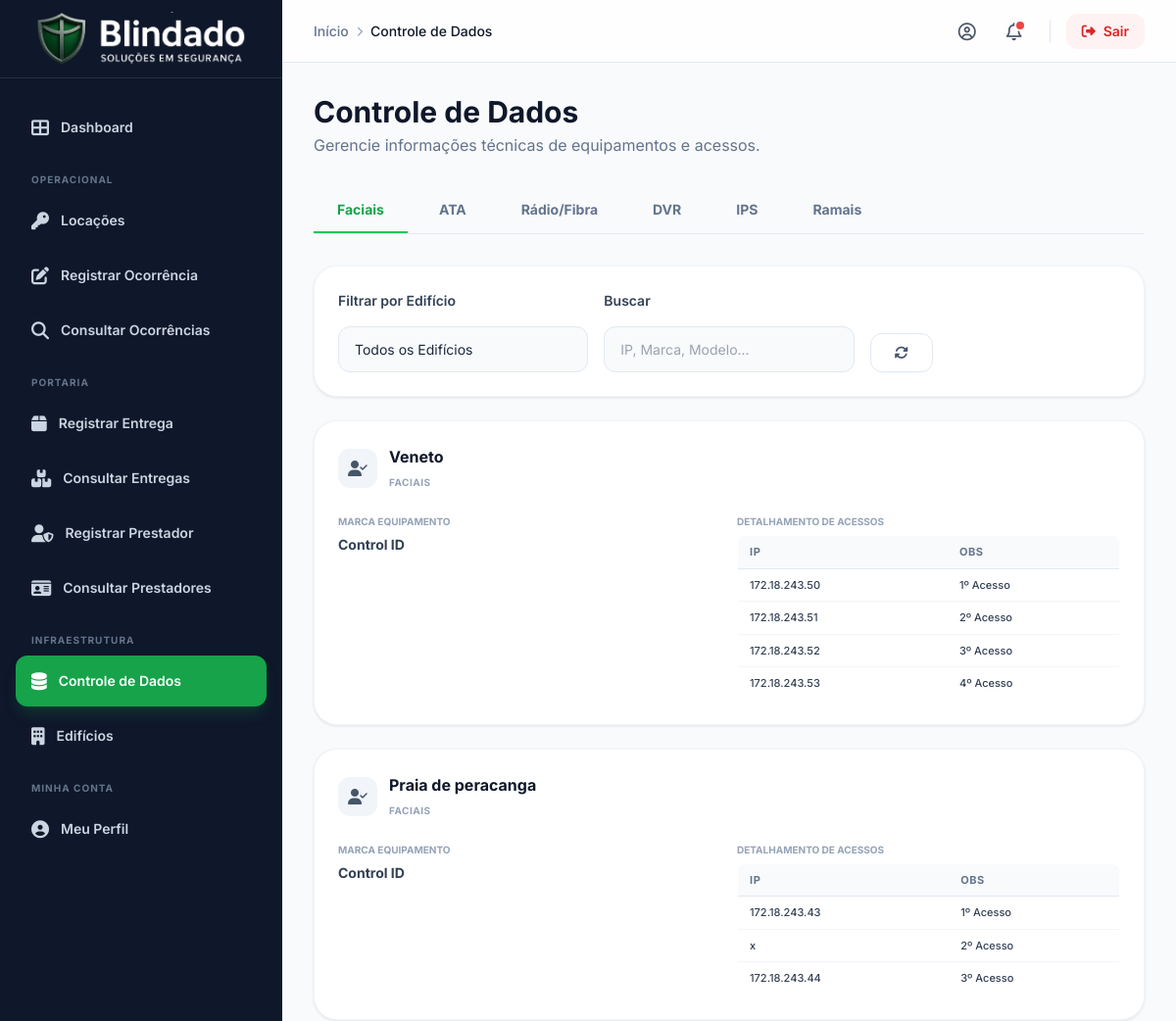
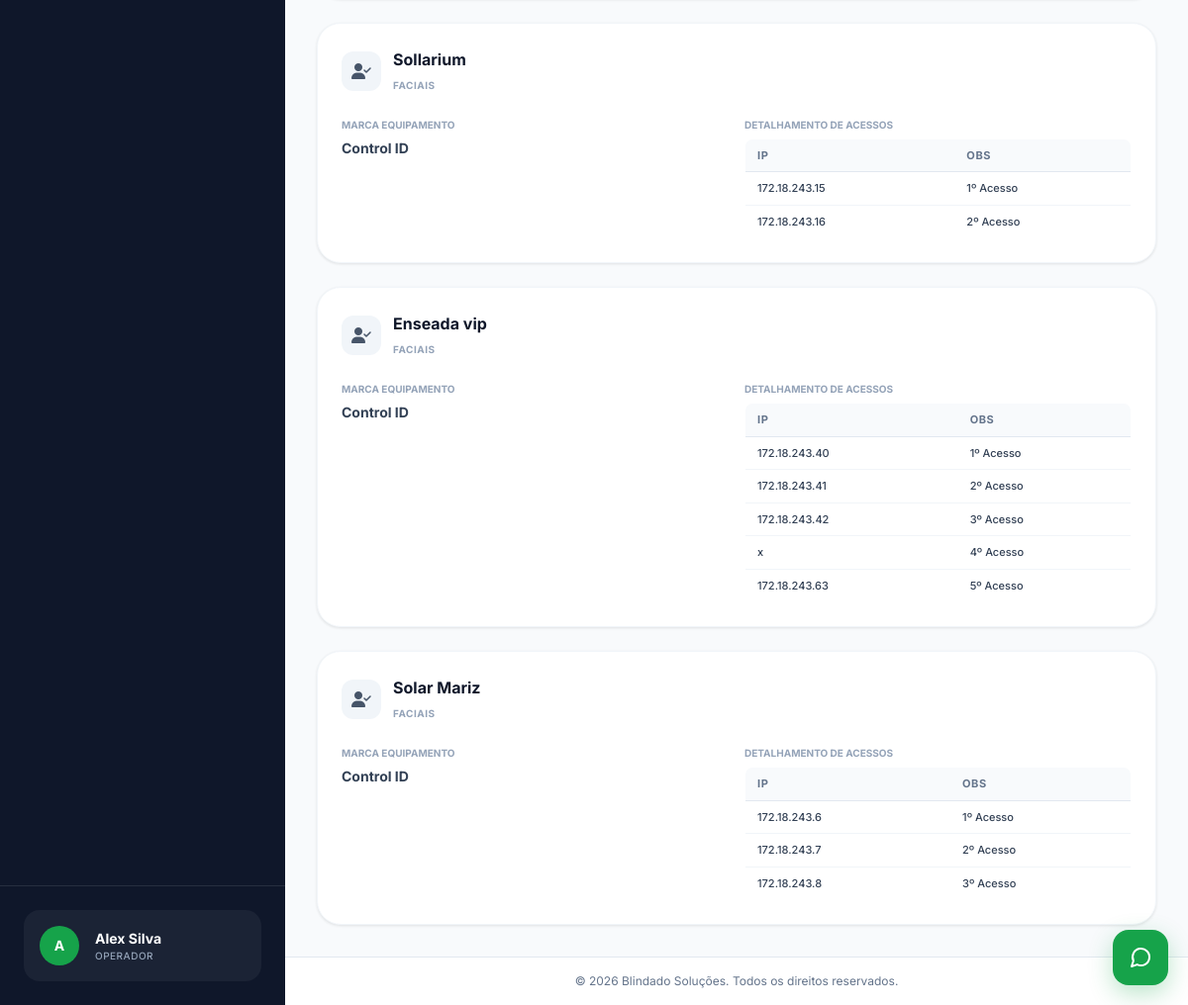
Screenshot of /admin/controle_dados.php (signed in) with the database file from the repository (2 pictures, top to bottom).
### tables this page shows
CREATE TABLE `controle_faciais` (
  `id` int(11) NOT NULL,
  `edificio_id` int(11) NOT NULL,
  `marca_equipamento` varchar(100) DEFAULT NULL,
  `acessos` longtext DEFAULT NULL,
  `data_atualizacao` timestamp NOT NULL DEFAULT current_timestamp() ON UPDATE current_timestamp(),
  `status` enum('ativo','inativo','pendente') DEFAULT 'ativo',
  `observacao` text DEFAULT NULL,
  `usuario_id` int(11) NOT NULL,
  `data_criacao` timestamp NOT NULL DEFAULT current_timestamp()
);

CREATE TABLE `edificios` (
  `id` int(11) NOT NULL,
  `nome` varchar(255) NOT NULL,
  `base_id` int(11) NOT NULL,
  `endereco` varchar(255) DEFAULT NULL,
  `sindico_nome` varchar(255) DEFAULT NULL,
  `sindico_contato` varchar(255) DEFAULT NULL,
  `administradora_id` int(11) DEFAULT NULL,
  `observacao_ficha_locacao` text DEFAULT NULL,
  `sindico_id` int(11) DEFAULT NULL
);

### admin/controle_dados.php (the view, shortened to what this page needs)
<?php
require_once 'conexao.php';
$tipo_dados = $_GET['tipo'] ?? 'faciais';
$query = "";
switch ($tipo_dados) {
    case 'faciais':
        $query = "SELECT cf.*, e.nome as edificio_nome, b.nome as base_nome FROM controle_faciais cf LEFT JOIN edificios e ON cf.edificio_id = e.id LEFT JOIN bases b ON e.base_id = b.id";
        break;
}
$search = $_GET['search'] ?? '';
    if ($tipo_dados === 'ramais') {
        $query .= " ORDER BY edificio_nome, base_nome, cr.numero_ramal";
        $raw_dados = $conn->query($query)->fetch_all(MYSQLI_ASSOC);
        $dados = [];
        foreach ($raw_dados as $row) {
            $key = ($row['edificio_id'] ?? '0') . '_' . ($row['base_id'] ?? '0');
            if (!isset($dados[$key])) {
                $id_link = $row['edificio_id'] ? "e" . $row['edificio_id'] : "b" . $row['base_id'];
                $dados[$key] = [
                    'id' => $id_link,
                    'edificio_id' => $row['edificio_id'],
                    'base_id' => $row['base_id'],
                    'edificio_nome' => $row['edificio_nome'],
                    'base_nome' => $row['base_nome'],
                    'status' => 'ativo',
                    'ramais_grouped' => []
                ];
            }
            $dados[$key]['ramais_grouped'][] = $row;
        }
        $dados = array_values($dados);
    } else {
    $query .= " ORDER BY data_criacao DESC";
    $dados = $conn->query($query)->fetch_all(MYSQLI_ASSOC);
}
function format_legacy_text($text) {
    return $text;
}
function render_data_field($content, $type) {
    $decoded = json_decode($content, true);
    if (json_last_error() === JSON_ERROR_NONE && is_array($decoded)) {
        $html = '<div class="overflow-x-auto mt-2"><table class="min-w-full divide-y divide-slate-200 text-[11px] border border-slate-100 rounded-lg overflow-hidden">';
        if (isset($decoded[0]) && is_array($decoded[0])) {
            $headers = array_keys($decoded[0]);
            $html .= '<thead class="bg-slate-50"><tr>';
            foreach ($headers as $h) { $html .= '<th class="px-3 py-2 text-left font-bold text-slate-500 uppercase tracking-wider">' . htmlspecialchars(ucfirst($h)) . '</th>'; }
            $html .= '</tr></thead><tbody class="bg-white divide-y divide-slate-100">';
            foreach ($decoded as $item) {
                $html .= '<tr>';
                foreach ($headers as $h) {
                    $val = $item[$h] ?? '';
                    $html .= '<td class="px-3 py-2 whitespace-nowrap text-slate-700 font-medium">' . htmlspecialchars(format_legacy_text($val)) . '</td>';
                }
                $html .= '</tr>';
            }
        }
        $html .= '</tbody></table></div>';
        return $html;
    }
    return '<p class="text-sm font-bold text-slate-700">' . htmlspecialchars(format_legacy_text($content)) . '</p>';
}
?>
<!DOCTYPE html>
<html lang="pt-br" class="h-full bg-slate-50">
<head>
    <script src="https://cdn.tailwindcss.com"></script>
    <link rel="stylesheet" href="https://cdnjs.cloudflare.com/ajax/libs/font-awesome/6.4.0/css/all.min.css">
    <link rel="stylesheet" href="style_modern.css">
</head>
<body class="h-full text-slate-800 antialiased">
    <div class="flex min-h-screen">
        <?php include 'components/sidebar.php'; ?>
        <div class="flex flex-1 flex-col overflow-hidden">
            <?php include 'components/header.php'; ?>
            <main class="flex-1 overflow-y-auto p-4 sm:p-8 custom-scrollbar">
                <div class="mb-8 flex flex-col gap-4 sm:flex-row sm:items-center sm:justify-between animate-fade-in">
                    <div>
                        <h1 class="text-2xl font-bold text-slate-900 sm:text-3xl">Controle de Dados</h1>
                        <p class="mt-1 text-slate-500">Gerencie informações técnicas de equipamentos e acessos.</p>
                    </div>
                </div>
                <div class="mb-8 flex flex-wrap gap-2 border-b border-slate-200 animate-fade-in">
                    <?php
                        $tipos_config = ['faciais' => 'Faciais', 'ata' => 'ATA', 'radio_fibra' => 'Rádio/Fibra', 'dvr' => 'DVR', 'ips' => 'IPS', 'ramais' => 'Ramais'];
                        foreach ($tipos_config as $key => $label):
                    ?>
                        <a href="?tipo=<?= $key ?>" class="px-6 py-3 text-sm font-bold transition-all border-b-2 <?= $tipo_dados === $key ? 'border-primary-500 text-primary-600' : 'border-transparent text-slate-500 hover:text-slate-700 hover:border-slate-300' ?>">
                            <?= $label ?>
                        </a>
                    <?php endforeach; ?>
                </div>
                <div class="mb-6 animate-slide-up">
                    <div class="admin-card">
                        <form method="GET" class="grid grid-cols-1 gap-4 sm:grid-cols-3 sm:items-end">
                            <div class="space-y-2">
                                <label class="form-label">Filtrar por Edifício</label>
                                <select name="edificio" class="form-input appearance-none">
                                    <option value="">Todos os Edifícios</option>
                                </select>
                            </div>
                            <div class="space-y-2">
                                <label class="form-label">Buscar</label>
                                <input type="text" name="search" id="searchInput" class="form-input" placeholder="IP, Marca, Modelo..." value="<?= htmlspecialchars($search) ?>">
                            </div>
                            <div class="flex gap-2">
                                <a href="?tipo=<?= $tipo_dados ?>" class="btn-secondary"><i class="fas fa-sync-alt"></i></a>
                            </div>
                        </form>
                    </div>
                </div>
                <div class="animate-slide-up" style="animation-delay: 0.1s;">
                    <?php if (empty($dados)): ?>
                        <div class="text-center py-12 bg-white rounded-2xl border border-slate-200">
                            <i class="fas fa-database text-4xl text-slate-200 mb-3"></i>
                            <p class="text-slate-500">Nenhum registro encontrado.</p>
                        </div>
                    <?php else: ?>
                        <div class="grid grid-cols-1 gap-6">
                            <?php foreach ($dados as $row): ?>
                                <div class="admin-card group hover:border-primary-300 transition-all">
                                    <div class="flex flex-col sm:flex-row sm:items-center justify-between gap-4 mb-4">
                                        <div class="flex items-center gap-3">
                                            <div class="h-10 w-10 rounded-xl bg-slate-100 text-slate-600 flex items-center justify-center">
                                                <i class="fas <?= $tipo_dados === 'faciais' ? 'fa-user-check' : ($tipo_dados === 'ata' ? 'fa-phone-square' : ($tipo_dados === 'radio_fibra' ? 'fa-wifi' : ($tipo_dados === 'dvr' ? 'fa-video' : ($tipo_dados === 'ips' ? 'fa-network-wired' : 'fa-phone-alt')))) ?>"></i>
                                            </div>
                                            <div>
                                                <h3 class="font-bold text-slate-900"><?= htmlspecialchars(format_legacy_text($row['edificio_nome'] ?: $row['base_nome'])) ?></h3>
                                                <span class="text-[10px] font-bold uppercase tracking-wider text-slate-400"><?= $tipo_dados ?></span>
                                            </div>
                                        </div>
                                    </div>
                                    <div class="space-y-4">
                                        <?php if ($tipo_dados === 'faciais'): ?>
                                            <div class="grid grid-cols-1 sm:grid-cols-2 gap-4">
                                                <div class="space-y-1"><span class="text-[10px] font-bold uppercase text-slate-400">Marca Equipamento</span><p class="text-sm font-bold text-slate-700"><?= htmlspecialchars(format_legacy_text($row['marca_equipamento'])) ?></p></div>
                                                <div class="space-y-1"><span class="text-[10px] font-bold uppercase text-slate-400">Detalhamento de Acessos</span><?= render_data_field($row['acessos'], 'faciais') ?></div>
                                            </div>
                                        <?php elseif ($tipo_dados === 'ata'): ?>
                                            <div class="space-y-1"><span class="text-[10px] font-bold uppercase text-slate-400">Configurações ATA</span><?= render_data_field($row['itens_ata'], 'ata') ?></div>
                                        <?php endif; ?>
                                    </div>
                                </div>
                            <?php endforeach; ?>
                        </div>
                    <?php endif; ?>
                </div>
            </main>
            <footer class="border-t border-slate-200 bg-white p-4 text-center text-xs text-slate-500">
                <p>&copy; <?= date('Y') ?> Blindado Soluções. Todos os direitos reservados.</p>
            </footer>
        </div>
    </div>
    <?php include 'components/footer.php'; ?>
</body>
</html>

### admin/style_modern.css (style rules this page uses)
:root { --primary-50: #f0fdf4; --primary-100: #dcfce7; --primary-200: #bbf7d0; --primary-300: #86efac; --primary-400: #4ade80; --primary-500: #22c55e; --primary-600: #16a34a; --primary-700: #15803d; --primary-800: #166534; --primary-900: #14532d; }
body { font-family: 'Inter', sans-serif; -webkit-font-smoothing: antialiased; -moz-osx-font-smoothing: grayscale; }
.animate-fade-in { animation: fadeIn 0.5s ease-out forwards; }
.animate-slide-up { animation: slideUp 0.5s ease-out forwards; }
.admin-card { border-radius: 1.5rem; background-color: white; padding: 1.5rem; box-shadow: 0 1px 3px 0 rgb(0 0 0 / 0.1); border: 1px solid #f1f5f9; transition: all 0.2s; }
.btn-secondary { display: inline-flex; items-center: true; justify-content: center; gap: 0.5rem; border-radius: 0.75rem; background-color: white; border: 1px solid #e2e8f0; padding: 0.75rem 1.5rem; font-size: 0.875rem; font-weight: 600; color: #475569; transition: all 0.2s; }
.form-input { width: 100%; border-radius: 0.75rem; border: 1px solid #e2e8f0; background-color: #f8fafc; padding: 0.75rem 1rem; font-size: 0.875rem; transition: all 0.2s; }
.form-label { margin-bottom: 0.5rem; display: block; font-size: 0.875rem; font-weight: 600; color: #334155; }

### rows the page displays
controle_faciais: edificio.nome "Veneto", marca_equipamento "Control ID", acessos "IP", acessos "OBS", acessos "172.18.243.50", acessos "1º Acesso", acessos "172.18.243.51", acessos "2º Acesso", acessos "172.18.243.52", acessos "3º Acesso", acessos "172.18.243.53", acessos "4º Acesso"
controle_faciais: edificio.nome "Praia de peracanga", marca_equipamento "Control ID", acessos "IP", acessos "OBS", acessos "172.18.243.43", acessos "1º Acesso", acessos "x", acessos "2º Acesso", acessos "172.18.243.44", acessos "3º Acesso"
controle_faciais: edificio.nome "Sollarium", marca_equipamento "Control ID", acessos "IP", acessos "OBS", acessos "172.18.243.15", acessos "1º Acesso", acessos "172.18.243.16", acessos "2º Acesso"
controle_faciais: edificio.nome "Enseada vip", marca_equipamento "Control ID", acessos "IP", acessos "OBS", acessos "172.18.243.40", acessos "1º Acesso", acessos "172.18.243.41", acessos "2º Acesso", acessos "172.18.243.42", acessos "3º Acesso", acessos "x", acessos "4º Acesso", acessos "172.18.243.63", acessos "5º Acesso"
controle_faciais: edificio.nome "Solar Mariz", marca_equipamento "Control ID", acessos "IP", acessos "OBS", acessos "172.18.243.6", acessos "1º Acesso", acessos "172.18.243.7", acessos "2º Acesso", acessos "172.18.243.8", acessos "3º Acesso"

### other values shown
$avatar_letter "A"
$usuario_nome "Alex Silva"
$categoria_label "OPERADOR"
$crumb['label'] "Início"
$crumb['label'] "Controle de Dados"
$label "Faciais"
$label "ATA"
$label "Rádio/Fibra"
$label "DVR"
$label "IPS"
$label "Ramais"
